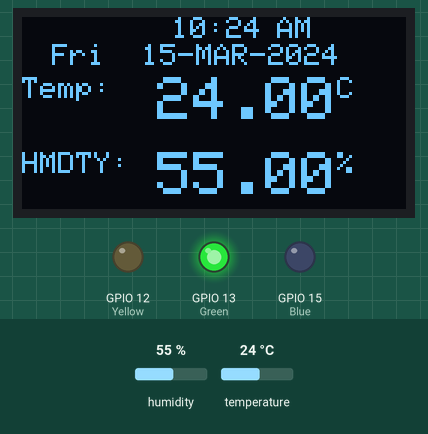
This sketch was run on a simulated ESP8266 (NodeMCU). On the bench: 128×64 one-colour display, output pins drawn as LEDs (lit = HIGH). The inputs (shaded band) are chosen by the test bench; at power-on: temperature 24 °C, humidity 55 %. WiFi joins after 1.5 s; servers stay silent unless stated; network time is answered at once with the bench clock; the local clock reads 2024-03-15 10:24:30 at power-on unless the sketch sets it; what the sketch prints to the serial monitor is not drawn.

Above: at 9.2 s.
9.3 s: temperature set to 20 °C
At 14.3 s:
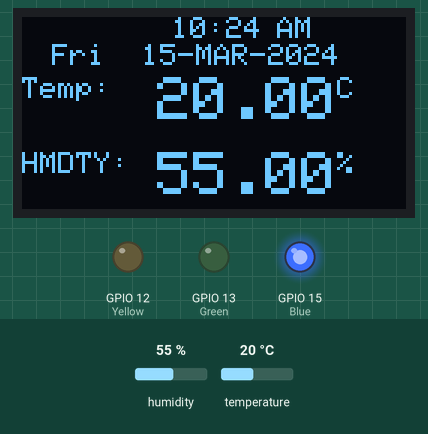
17.1 s: temperature set to 28 °C
At 20.2 s:
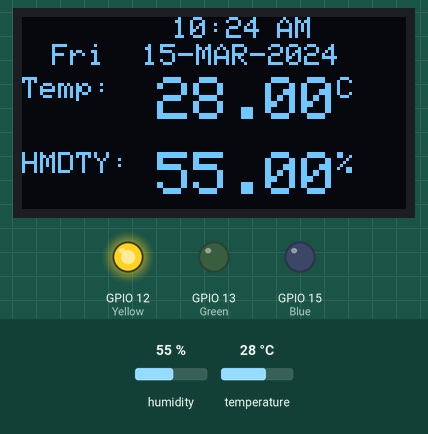
24.9 s: humidity set to 22 %
At 30.7 s:
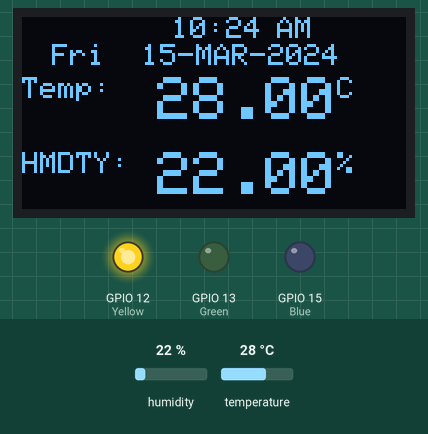
36.8 s: humidity set to 40 %
At 41.1 s:
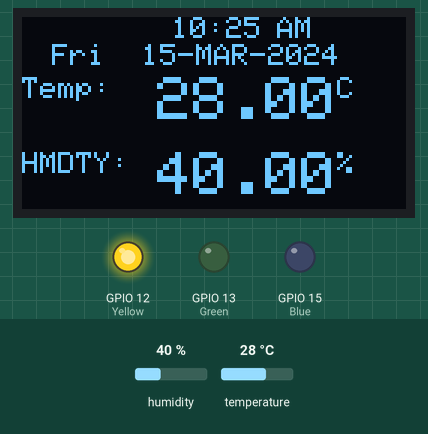
Timing chart, 0 to 42.6 s (numbered marks = the images above; inputs shaded):
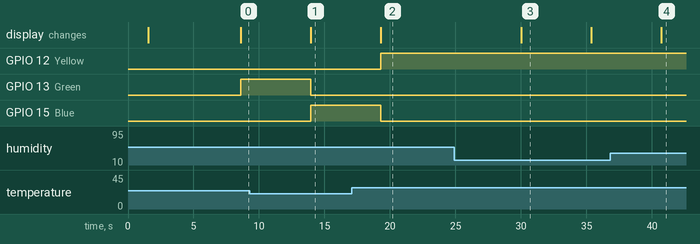

Measured:
- the behaviour switches between 22 and 21 °C on temperature (found by bisection; images 0 and 1)
- after the input at 9.3 s, GPIO 13 (Green): HIGH → LOW after 4.7 s; GPIO 15 (Blue): LOW → HIGH after 4.7 s; the display: changes after 4.7 s (image 1)
- after the input at 17.1 s, GPIO 12 (Yellow): LOW → HIGH after 2.2 s; GPIO 15 (Blue): HIGH → LOW after 2.2 s; the display: changes after 2.2 s (image 2)
- after the input at 24.9 s, the display: changes after 5.1 s (image 3)
- after the input at 36.8 s, the display: changes after 3.9 s (image 4)
- what the display in image 3 shows lasts 5.4 s, from 30.0 s to 35.4 s

The sketch:

Weather_Monitoring.ino
```cpp
#include <Wire.h>
#include <Adafruit_GFX.h>
#include <Adafruit_SSD1306.h>
#include <Adafruit_Sensor.h>
#include <DHT.h>
#include <ESP8266WiFi.h>
#include <NTPClient.h>
#include <WiFiUdp.h>
#include <ThingSpeak.h>

#define SCREEN_WIDTH 128
#define SCREEN_HEIGHT 64

Adafruit_SSD1306 display (SCREEN_WIDTH, SCREEN_HEIGHT, &Wire, -1);

#define DHTPIN 14
#define DHTTYPE DHT11

DHT dht(DHTPIN, DHTTYPE);

const char *ssid = "LOVE U 3000";
const char *password = "AVATARRR";

WiFiUDP ntpUDP;
NTPClient timeClient(ntpUDP, "pool.ntp.org");

String Weekdays[7]= {"Sun","Mon","Tue","Wed","Thu","Fri","Sat"};
String Months[12]= {"JAN","FEB","MAR","APR","MAY","JUN","JUL","AUG","SEP","OCT","NOV","DEC"};

const int Yellow = 12;
const int Green = 13;
const int Blue = 15;

WiFiClient client;
long MyChannelNumber = 2372339;
const char myWriteAPIKey[] = "VDK7O9C775NC274S";

void setup() {
  // put your setup code here, to run once:

  Serial.begin(9600);

  Serial.print("connecting to.....");
  Serial.println(ssid);
  WiFi.begin(ssid, password);
  while (WiFi.status() != WL_CONNECTED){
    delay(500);
    Serial.print(".");
  }
  timeClient.begin();
  timeClient.setTimeOffset(19800);

  dht.begin();

  if(!display.begin(SSD1306_SWITCHCAPVCC, 0x3C)){
    Serial.println("Allocation Failed");
    for(;;);
    }
   delay(2000);

   display.clearDisplay();
   display.setTextColor(WHITE);

   pinMode(Yellow, OUTPUT);
   pinMode(Green, OUTPUT);
   pinMode(Blue, OUTPUT);

   ThingSpeak.begin(client);

}

void loop() {
  // put your main code here, to run repeatedly:
  delay(5000);

  timeClient.update();

  int currentHour= timeClient.getHours();
  int currentMinute= timeClient.getMinutes();

  float t = dht.readTemperature();
  float h = dht.readHumidity();

  if(isnan(t)|| isnan(h)){
    Serial.println("Failed to read from DHT sensor");
    }

  display.clearDisplay();

//Time
  /*display.setTextSize(1);
  display.setCursor(50,0);
  display.print(currentHour);*/
  display.setTextSize(1);
  display.setCursor(62,0);
  display.print(":");
  display.setTextSize(1);
  display.setCursor(68,0);
  display.print(currentMinute);

  if(currentHour >= 00 && currentHour <12){
    display.setTextSize(1);
    display.setCursor(50,0);
    display.print(currentHour);
    display.setTextSize(1);
    display.setCursor(85,0);
    display.print("AM");
    }
  else if(currentHour >= 12){
    display.setTextSize(1);
    display.setCursor(50,0);
    display.print(currentHour-12);
    display.setTextSize(1);
    display.setCursor(85,0);
    display.print("PM");
    }

//Date
  time_t epochTime = timeClient.getEpochTime();

  String Weekday = Weekdays[timeClient.getDay()];

  struct tm *ptm = gmtime((time_t *)&epochTime);

  int MonthDay = ptm->tm_mday;

  int Month = ptm->tm_mon+1;
  String currentMonth = Months[Month-1];

  int currentYear = ptm->tm_year+1900;

  String currentDate = String(MonthDay) + "-" + String(currentMonth) + "-" + String(currentYear);


  display.setTextSize(1);
  display.setCursor(10,9);
  display.print(Weekday);
  display.setTextSize(1);
  display.setCursor(40,9);
  display.print(currentDate);


//Temperature
  display.setTextSize(1);
  display.setCursor(0,20);
  display.print("Temp: ");

  display.setTextSize(2);
  display.setCursor(45,20);
  display.print(t);

  display.setTextSize(1);
  display.cp437(true);

  display.setTextSize(1);
  display.print("C");

//Humidity
  display.setTextSize(1);
  display.setCursor(0,45);
  display.print("HMDTY: ");

  display.setTextSize(2);
  display.setCursor(45,45);
  display.print(h);

  display.setTextSize(1);
  display.print("%");


  display.display();

  if(t>=26){
    digitalWrite(12, HIGH);
    digitalWrite(13, LOW);
    digitalWrite(15, LOW);
  }
  else if (t>=22 && t<26){
    digitalWrite(13, HIGH);
    digitalWrite(12, LOW);
    digitalWrite(15, LOW);
  }
  else if (t<22){
    digitalWrite(15, HIGH);
    digitalWrite(12, LOW);
    digitalWrite(13, LOW);
  }

  ThingSpeak.setField(1, t);
  ThingSpeak.setField(2, h);

  /*ThingSpeak.writeField(MyChannelNumber, 1, t,myWriteAPIKey);
  ThingSpeak.writeField(MyChannelNumber, 2, h,myWriteAPIKey);*/

  ThingSpeak.writeFields(MyChannelNumber, myWriteAPIKey);
}
```
